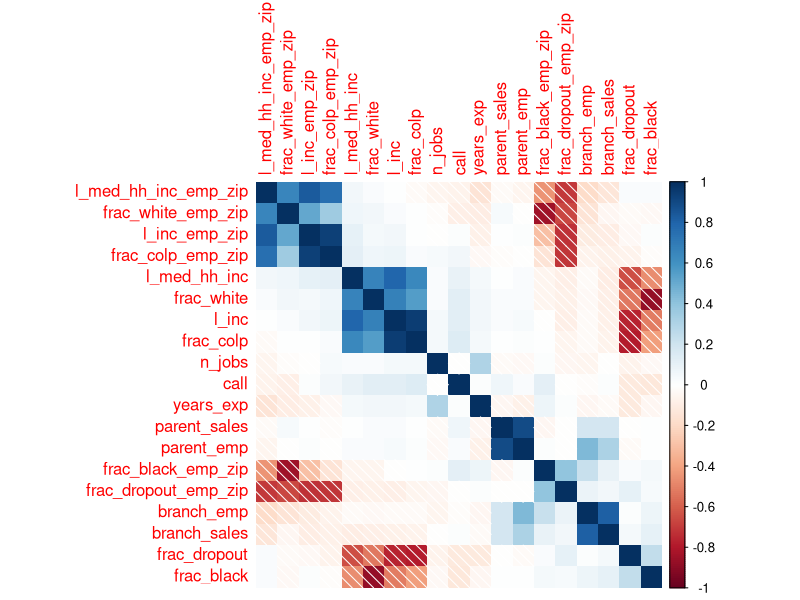
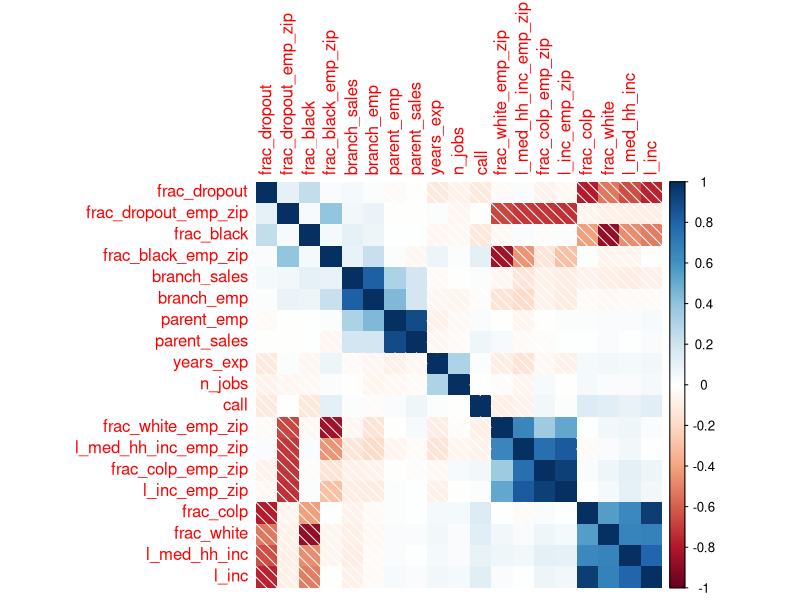
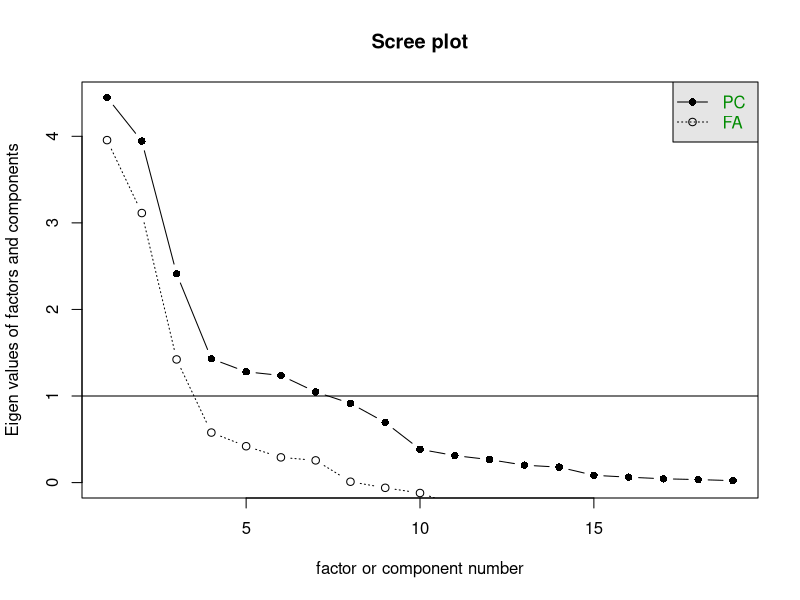
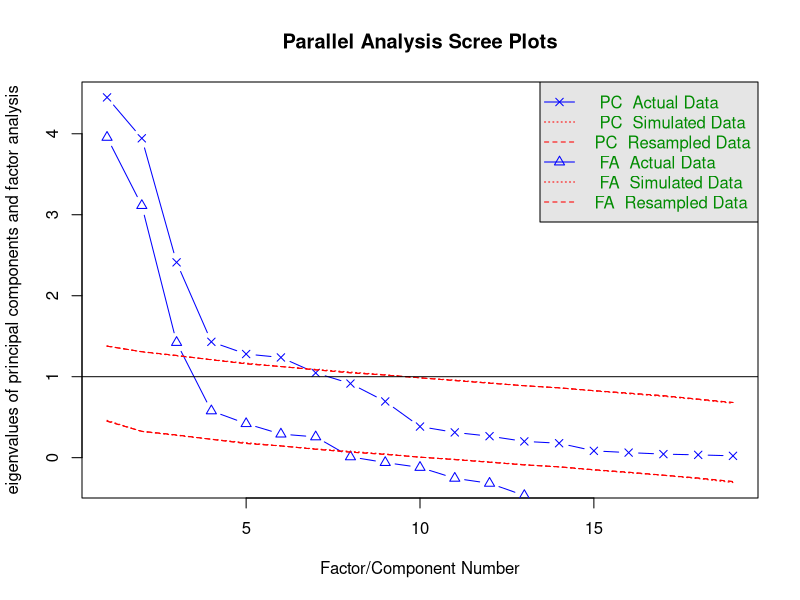
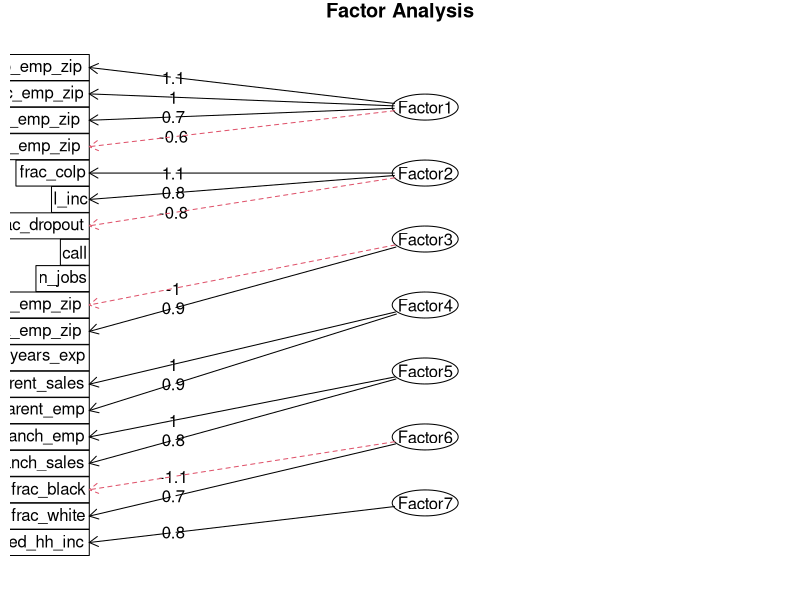
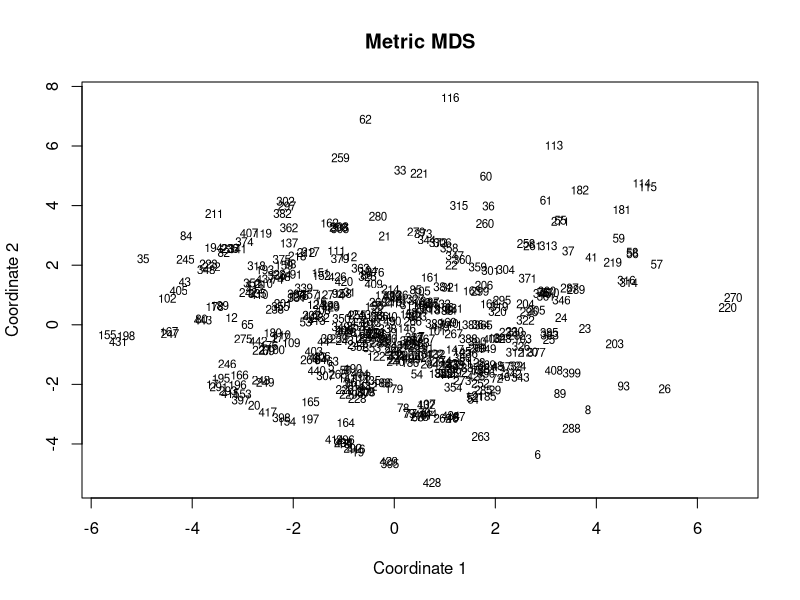

Source code (R) for these figures, in order:
# Feature Extraction Workshop

## Data Prep ----

## Set Seed
set.seed(31415)

## Load Libraries
# install.packages()
library(tidyverse)
library(corrplot)
library(stats)
library(psych)
library(ggpubr) # needed for MDS
library(MASS) # needed for lda

## Load & Examine Dataset
# Download from github: https://github.com/ccss-rs
getwd()
list.files()
data <- read_csv("labor_market_discrimination.csv")

summary(data)
# attributes(data)

# Filter numeric vars
colnames(data)
numeric_vars <- dplyr::select(data, "call", "n_jobs","years_exp", "frac_black","frac_white", 
                              "l_med_hh_inc","frac_dropout","frac_colp","l_inc","parent_sales",
                              "parent_emp","branch_sales","branch_emp","frac_black_emp_zip",   
                              "frac_white_emp_zip","l_med_hh_inc_emp_zip","frac_dropout_emp_zip","frac_colp_emp_zip","l_inc_emp_zip") %>% drop_na()

numeric_vars = as.data.frame(numeric_vars)

# Step 1: Standardize data
numeric_vars_standard <- data.frame(scale(numeric_vars, center=TRUE, scale=TRUE))

# sanity check
View(numeric_vars_standard)
View(numeric_vars)

# Step 2: Compute correlation matrix
cormatrix <- stats::cor(numeric_vars_standard)
View(cormatrix)
# 'AOE' for the angular order of the eigenvectors.
corrplot(cormatrix, method = "shade", type="full", order = "AOE", insig = "blank")

# 'FPC' for the first principal component order.
corrplot(cormatrix, method = "shade", type="full", order = "FPC", insig = "blank")

## Step 3: Determine number of factors (using Cattell's scree test in psych package)
scree(numeric_vars_standard, factors=TRUE, pc=TRUE)  # Use pc=FALSE for factor analysis

# another way of showing the scree & compare it to randomly parallel solutions
# “Parallel" analyis is an alternative technique that compares the scree of factors of the observed data with that of a random data matrix of the same size as the original. 
fa.parallel(numeric_vars_standard, fa="both") 

## Step 4: Extract (and rotate) factors
# assumption of uncorrelated (independent) factors
# options: promax, oblimin
# assumption of correlated (non-independent) factors
# options: varimax(), quartimax, equamax

### Maximum Likelihood Factor Analysis with no rotation
fit_no_rotate <- factanal(~ .,data=numeric_vars_standard, factors = 7, rotation="none",na.action = na.exclude)

# Check for convergence
names(fit_no_rotate)
fit_no_rotate$converged

print(fit_no_rotate, digits=2, cutoff=0.3, sort=TRUE)

###  Maximum Likelihood Factor Analysis with varimax rotation             
# orthogonally rotates the factor axes with the goal of maximizing the variance of the squared loadings of a factor on all the variables
fit_varimax_rotate <- factanal(~ .,data=numeric_vars_standard, factors = 7, rotation="varimax",na.action = na.exclude)

# Check for convergence
fit_varimax_rotate$converged

print(fit_varimax_rotate, digits=2, cutoff=0.3, sort=TRUE)

###  Maximum Likelihood Factor Analysis with promax rotation                
# oblique transformation, assumes factors are correlated
fit_promax_rotate <- factanal(~ .,data=numeric_vars_standard, factors = 7, rotation="promax",na.action = na.exclude)

# Check for convergence
fit_promax_rotate$converged

print(fit_promax_rotate, digits=2, cutoff=0.3, sort=TRUE)

## Step 4: Visualize  
loads <- fit_promax_rotate$loadings
fa.diagram(loads)

# Classical MDS using stats package ----

euclidean_distances <- dist(numeric_vars_standard) # euclidean distances between the rows
ClassicalMDS_fit <- cmdscale(euclidean_distances,eig=TRUE, k=2) # k is the number of dim
ClassicalMDS_fit # view results

# plot solution
x <- ClassicalMDS_fit$points[,1]
y <- ClassicalMDS_fit$points[,2]
plot(x, y, xlab="Coordinate 1", ylab="Coordinate 2",
  main="Metric MDS", type="n")
text(x, y, labels = row.names(numeric_vars_standard), cex=.7)



#Linear Discriminant Analysis w/ MASS package
linear <- lda(call~., numeric_vars_standard)
linear
